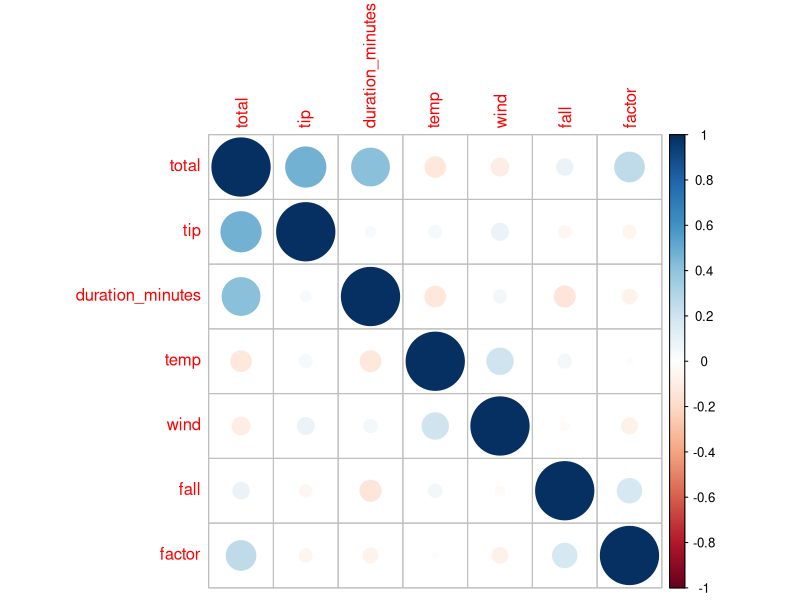

Reproduce this figure in R.
## ---- chunk 1
# libraries
library(dplyr)
library(readr)
library(corrplot)
## ---- chunk 2
data <- read_csv("delivery_clean.csv", col_names = TRUE)

data
## ---- chunk 3
summary(data)
## ---- chunk 4

data %>%
  summarise(
    avg_total = mean(total, na.rm = TRUE),
    median_total = median(total, na.rm = TRUE),
    sd_total = sd(total, na.rm = TRUE),
    avg_tip = mean(tip, na.rm = TRUE),
    avg_duration = mean(duration_minutes, na.rm = TRUE)
  )
## ---- chunk 5
data %>%
  group_by(is_weekend) %>%
  summarise(
    avg_total = mean(total, na.rm = TRUE),
    avg_duration = mean(duration_minutes, na.rm = TRUE),
    avg_tip = mean(tip, na.rm = TRUE)
  )
## ---- chunk 6
t.test(
  total ~ is_weekend,
  data = data
)
## ---- chunk 7
cor(data$duration_minutes,
    data$wind,
    use = "complete.obs")
## ---- chunk 8
numeric_df <- data %>%
  select(
    total,
    tip,
    duration_minutes,
    temp,
    wind,
    fall,
    factor
  )

cor_matrix <- cor(
  numeric_df,
  use = "complete.obs"
)

corrplot(cor_matrix)
## ---- chunk 9
model <- lm(
  duration_minutes ~
    wind +
    temp +
    fall +
    factor +
    is_weekend,
  data = data
)
## ---- chunk 10
summary(model)
## ---- chunk 11
anova_model <- aov(
  duration_minutes ~ factor(hour),
  data = data
)

## ---- chunk 12
summary(anova_model)
